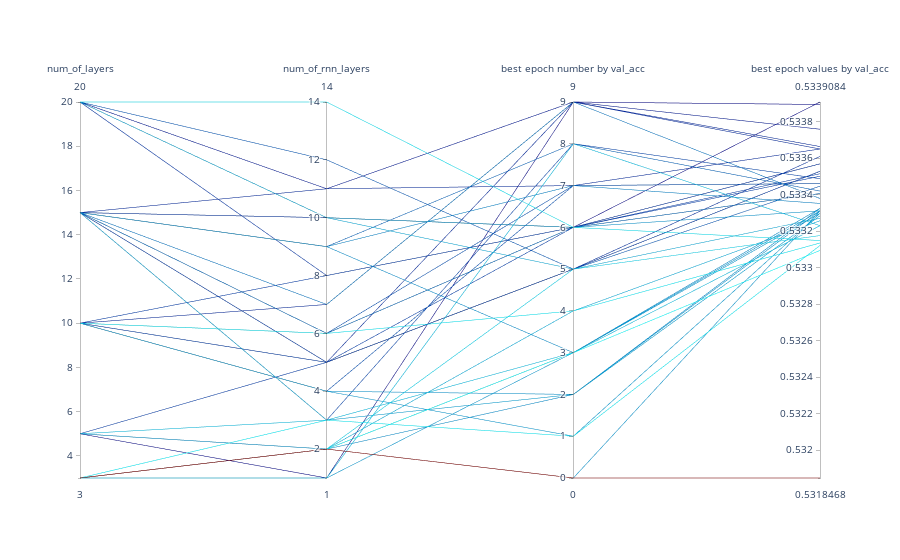

The cell this chart's notebook holds for it:
### Code cell
THE_METRIC = 'best epoch values by val_acc'


def _generate_plotly_dim_dict(df: pandas.DataFrame, field):
    dim_dict = {}
    dim_dict["label"] = field
    column = df[field]
    if is_numeric_dtype(column):
        dim_dict["values"] = column
    elif is_string_dtype(column):
        texts = column.unique()
        dim_dict["values"] = [
            np.argwhere(texts == x).flatten()[0] for x in column
        ]
        dim_dict["tickvals"] = list(range(len(texts)))
        dim_dict["ticktext"] = texts
    else:
        raise Exception("Unidentifiable Type")

    return dim_dict


def data_frame_to_parallel_plot_data(df: pandas.DataFrame):
    line = dict(color=-df[THE_METRIC], colorscale='Jet')
    dimensions = [_generate_plotly_dim_dict(df, field) for field in df]

    return [go.Parcoords(line=line, dimensions=dimensions)]


def grid_search_to_data_frame(gs: GridSearch, the_metric=THE_METRIC, metrics=('val_certainty_sharpness', 'val_uncertain_fraction')):
    converter = gs.get_exp_name_2_combs_converter(minimal=True)

    columns = None
    for comb in converter.values():
        columns = [field for field in comb.keys()]
        break

    columns = ('__Name__',) + tuple([c for c in columns if c not in ['__Name__']]) + tuple(metrics) + (the_metric,)

    df = {field: [] for field in columns}

    for exp in gs:
        line = converter[exp.name]
        
        epoch = exp.results.get_best_epoch(the_metric)
        epoch = exp.results.epoch_list[3]
        print(exp.name, epoch['val_uncertain_fraction'])
        for m in metrics + (the_metric,):
            line[m] = epoch[m]

        for field, val in line.items():
            if isinstance(val, list):
                val = str(val)
            
            df[field].append(val)
    
#     _ = df.pop('__InputShape__')
    
    return pandas.DataFrame.from_dict(df)


# gs = GridSearch(template_path=template_path)
ShmekelPath = r'C:\Users\edenp\PycharmProjects'
results_path = os.path.join(ShmekelPath, 'Shmekel_Results', 'version-0.0.1', 'Results', 'grid_results')
print(results_path)
df = pd.read_csv(results_path)
df_fields = []
for col in df.columns: 
    df_fields.append(col)

df_plot = df.loc[:,['num_of_layers', 'num_of_rnn_layers', 'best epoch number by val_acc', 'best epoch values by val_acc']]
fig = data_frame_to_parallel_plot_data(df_plot)
plotly.offline.iplot(fig)
# dim_dict = _generate_plotly_dim_dict(df, field=df_fields[0])
# print(dim_dict)

### Figure 1 — Plotly figure (JSON) as saved in the notebook; plotly's stock layout.template omitted (floating-point values rounded to 4 significant figures)
{"data": [{"dimensions": [{"label": "num_of_layers", "values": [20, 5, 20, 10, 20, 15, 15, 5, 15, 10, 15, 15, 20, 3, 15, 15, 3, 5, 3, 15, 3, 10, 3, 5, 10, 3, 15, 15, 5, 15, 3, 15, 10, 10, 10, 15, 20, 3, 10, 20, 10]}, {"label": "num_of_rnn_layers", "values": [8, 1, 10, 4, 12, 3, 9, 2, 5, 4, 5, 3, 11, 2, 9, 10, 1, 2, 2, 6, 1, 8, 2, 5, 7, 2, 6, 9, 3, 11, 2, 10, 5, 5, 4, 7, 10, 3, 6, 14, 6]}, {"label": "best epoch number by val_acc", "values": [6, 9, 6, 7, 5, 8, 7, 2, 9, 2, 5, 2, 9, 3, 3, 6, 3, 3, 5, 7, 8, 6, 0, 5, 9, 0, 6, 8, 3, 7, 4, 6, 6, 5, 1, 9, 5, 1, 6, 6, 4]}, {"label": "best epoch values by val_acc", "values": [0.5336, 0.5339, 0.5333, 0.5335, 0.5334, 0.5335, 0.5334, 0.5333, 0.5337, 0.5333, 0.5335, 0.5333, 0.5338, 0.5331, 0.5333, 0.5336, 0.5333, 0.5333, 0.5332, 0.5335, 0.5332, 0.5335, 0.5318, 0.5335, 0.5337, 0.5333, 0.5334, 0.5334, 0.5332, 0.5337, 0.5333, 0.5339, 0.5335, 0.5336, 0.5333, 0.5334, 0.5333, 0.5331, 0.5334, 0.5331, 0.5331]}], "line": {"color": [-0.5336, -0.5339, -0.5333, -0.5335, -0.5334, -0.5335, -0.5334, -0.5333, -0.5337, -0.5333, -0.5335, -0.5333, -0.5338, -0.5331, -0.5333, -0.5336, -0.5333, -0.5333, -0.5332, -0.5335, -0.5332, -0.5335, -0.5318, -0.5335, -0.5337, -0.5333, -0.5334, -0.5334, -0.5332, -0.5337, -0.5333, -0.5339, -0.5335, -0.5336, -0.5333, -0.5334, -0.5333, -0.5331, -0.5334, -0.5331, -0.5331], "colorscale": [[0, "rgb(0,0,131)"], [0.2, "rgb(0,60,170)"], [0.4, "rgb(5,255,255)"], [0.6, "rgb(255,255,0)"], [0.8, "rgb(250,0,0)"], [1, "rgb(128,0,0)"]]}, "type": "parcoords"}], "layout": {}}
